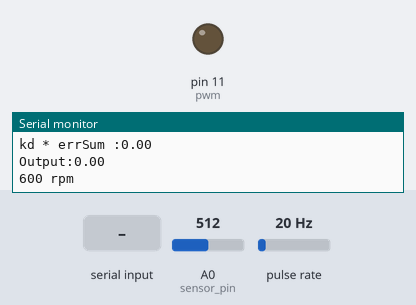
Bench run of a sketch on a simulated Arduino Uno, built with avr-gcc and run on an emulated ATmega328P. On the bench: output pins drawn as LEDs (lit = HIGH), the last lines printed to the serial monitor. Wiring (inferred from the names in the program): pulse sensor: data pin 2. The inputs (shaded band) are chosen by the test bench; at power-on: A0 (sensor_pin) = 512, pulse rate 20 Hz.

Above: at 1.2 s.
1.3 s: "200\n" received over Serial
At 3.6 s:
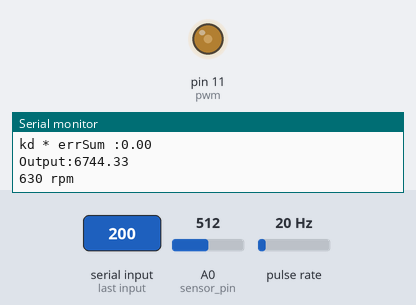
4.7 s: A0 (sensor_pin) set to 716
At 6.1 s:
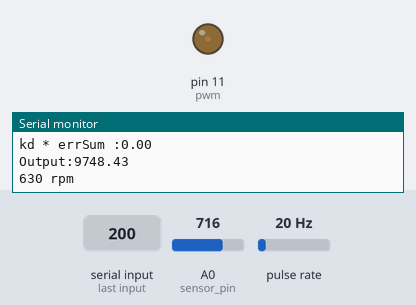
6.8 s: A0 (sensor_pin) set to 714
At 8.5 s:
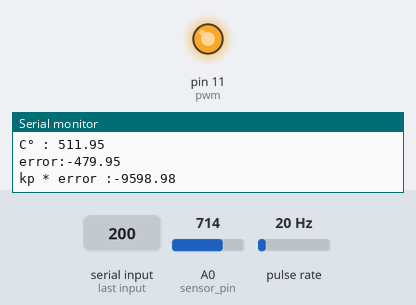
8.9 s: "90,45\n" received over Serial
At 10.4 s:
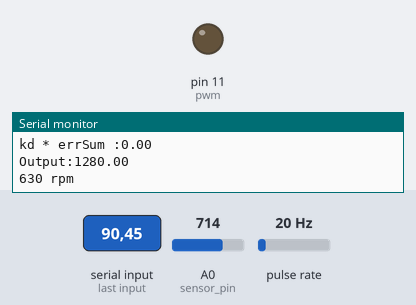
Timing chart, 0 to 12.0 s (numbered marks = the images above; inputs shaded):
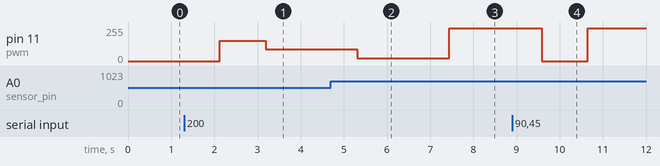

Measured:
- the behaviour switches between 715 and 714 on A0 (sensor_pin) (found by bisection; images 2 and 3)
- after the input at 1.3 s, pin 11 (pwm): 0/255 → 152/255 after 0.83 s, → 88/255 1.1 s later
- after the input at 4.7 s, pin 11 (pwm): 88/255 → 20/255 after 0.61 s
- after the input at 6.8 s, pin 11 (pwm): 20/255 → 246/255 after 0.64 s
- after the input at 8.9 s, pin 11 (pwm): 246/255 → 0/255 after 0.69 s, → 246/255 1.1 s later

The sketch:

PID_Sample_Time.ino
```cpp
/*working variables*/

//------------------------------------------------------
int NbTopsFan;
int Calc;
int hallsensor = 2;
float valor = 0;
//----------------------------------------------------
int sensor_pin = A0;
//int pot = A1;
int pwm = 11;
//----------------------------------------------------
unsigned long lastTime;
double Input, Output;
double errSum, lastErr, dErr,error;
double kp, ki, kd;
double Setpoint = 32;
int SampleTime = 1000; //1 sec
//----------------------------------------------------
// rpm -----------------------------------------------
typedef struct{

char fantype;
unsigned int fandiv; }fanspec;

void rpm(){
NbTopsFan++;
}
//----------------------------------------------------
String leStringSerial(){
  String conteudo = "";
  char caractere;

  // Enquanto receber algo pela serial
  while(Serial.available() > 0) {
    caractere = Serial.read();  // Lê byte da serial
    if (caractere != '\n'){  // Ignora caractere de quebra de linha
      conteudo.concat(caractere);  // Concatena valores
    }
    // Aguarda buffer serial ler próximo caractere
    delay(10);
  }

  Serial.print("Recebi: ");
  Serial.println(conteudo);

  return conteudo;
}

//----------------------------------------------------
//----------------------------------------------------
void Compute()
{
   /*How long since we last calculated*/
   unsigned long now = millis();
   int timeChange = (now - lastTime);
   if(timeChange>=SampleTime)
   {
   /*Compute all the working error variables*/
      error = Setpoint - Input;
      errSum += error;
      double dErr = (error - lastErr);

       /*Compute PID Output*/
       Output = 120 + (kp * error + ki * errSum + kd * dErr)*(-1);

       /*Remember some variables for next time*/
       lastErr = error;
       lastTime = now;
   }
}

void SetTunings(double Kp, double Ki, double Kd)
{
  double SampleTimeInSec = ((double)SampleTime)/1000;
   kp = Kp;
   ki = Ki * SampleTimeInSec;
   kd = Kd / SampleTimeInSec;
}

void SetSampleTime(int NewSampleTime)
{
   if (NewSampleTime > 0)
   {
      double ratio  = (double)NewSampleTime
                      / (double)SampleTime;
      ki *= ratio;
      kd /= ratio;
      SampleTime = (unsigned long)NewSampleTime;
   }
}

void setup(){
    pinMode(pwm, OUTPUT);
    pinMode(hallsensor, INPUT);
    Serial.begin(9600);
    attachInterrupt(0, rpm, RISING);
    SetTunings(20,0,0);
}

void loop(){
  NbTopsFan = 0;

  sei();
  delay (1000);
  cli();

  int leitura = analogRead(sensor_pin);
  float temperatura = 0.7363 * leitura - 13.7691;
  Serial.print("V :  ");
  Serial.println(leitura);
  Serial.print("C° : ");
  Serial.println(temperatura);

  valor = temperatura;

  if (Serial.available() > 0){
    String recebido = leStringSerial();
    valor = recebido.toFloat();
    Serial.println(valor);
  }

  Input = valor;

  Compute();

  Serial.print("error:");
  Serial.println(error);

  Serial.print("kp * error :");
  Serial.println(kp * error);

  Serial.print("ki * errSum :");
  Serial.println(ki * errSum);

  Serial.print("kd * errSum :");
  Serial.println(kd * dErr);

  Serial.print("Output:");
  Serial.println(Output);

  analogWrite(pwm,Output);

  Calc = ((NbTopsFan * 60)/2);
  Serial.print (Calc, DEC);
  Serial.print (" rpm\r\n");
}
```
